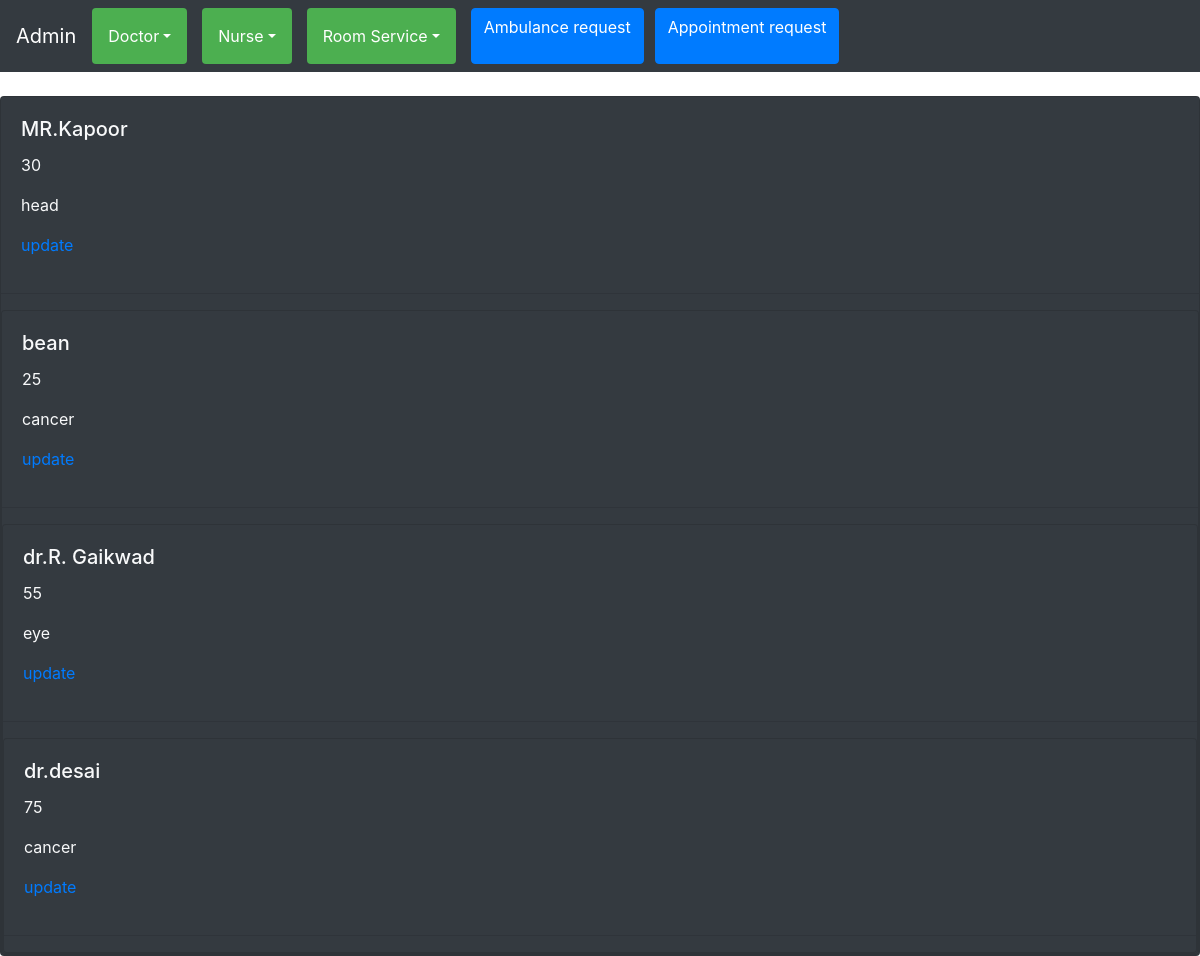
Screenshot of /admin_app/Read_Doctor/ with the database file from the repository.
### admin_app/models.py (models this page shows)
class Doctor(models.Model):
    Name = models.CharField(max_length=20)
    Age = models.IntegerField()
    Specialist = models.ForeignKey(Speciality,on_delete=models.CASCADE)

class Speciality(models.Model):
    speciality = models.CharField(max_length=20)
    def __str__(self):
        return self.speciality

### admin_app/views.py (the view)
# urls.py: path("Read_Doctor/",views.Read_Doctor,name="Read_Doctor"),
def Read_Doctor(request):
    read=Doctor.objects.all()
    return render(request,"Read_Doctor.html",{"read":read})

### templates/Read_Doctor.html
{%extends 'base.html'%}
{%block containt%}
{%include 'nav.html'%}
<br>
{%for i in read%}
<div class="card bg-dark text-light">
    <div class="card-body">
      <h5 class="card-title">{{i.Name}}</h5>
      <p class="card-text">{{i.Age}}</p>
      <p class="card-text">{{i.Specialist}}</p>
      <a href="{%url 'Update_Doctor' i.id%}"> update</a>
    </div>
    <hr>
    {%endfor%}
    {%endblock%}

### templates/base.html (shortened to what this page needs)
<!doctype html>
<html lang="en">
  <head>
    <link rel="stylesheet" href="https://stackpath.bootstrapcdn.com/bootstrap/4.5.2/css/bootstrap.min.css">
  </head>
  <body>
    {%block containt%}
    {%endblock%}
  </body>
</html>

### templates/nav.html (shortened to what this page needs)
{%extends 'base.html'%}
{%block containt%}
<nav class="navbar navbar-expand-lg navbar-dark bg-dark text-light">
    <a class="navbar-brand" href="{%url 'Admin_Home'%}">Admin</a>
    <div class="collapse navbar-collapse" id="navbarNav">
      <ul class="navbar-nav">
        <div class="dropdown">
            <button class="dropbtn btn btn-secondary dropdown-toggle ">Doctor</button>
          </div>
          <div class="dropdown">
            <button class="dropbtn btn btn-secondary dropdown-toggle ">Nurse</button>
          </div>
          <div class="dropdown">
            <button class="dropbtn btn btn-secondary dropdown-toggle ">Room Service</button>
          </div>
          <a class="btn btn-primary amb" href="{%url 'Read_Ambulance'%}" roll="button">Ambulance request</a>
           <a class="btn btn-primary" href="{%url 'Read_Appointment'%}" roll="button">Appointment request</a>
      </ul>
      </div>
  </nav>
{%endblock%}

### templates/nav.html (style rules this page uses)
.dropbtn { background-color: #4CAF50; color: white; padding: 16px; font-size: 16px; border: none; cursor: pointer; margin-right:15px; }
.dropdown { position: relative; display: inline-block; }

### rows the page displays
Doctor: Name "MR.Kapoor", Age "30", Specialist "head"
Doctor: Name "bean", Age "25", Specialist "cancer"
Doctor: Name "dr.R. Gaikwad", Age "55", Specialist "eye"
Doctor: Name "dr.desai", Age "75", Specialist "cancer"
